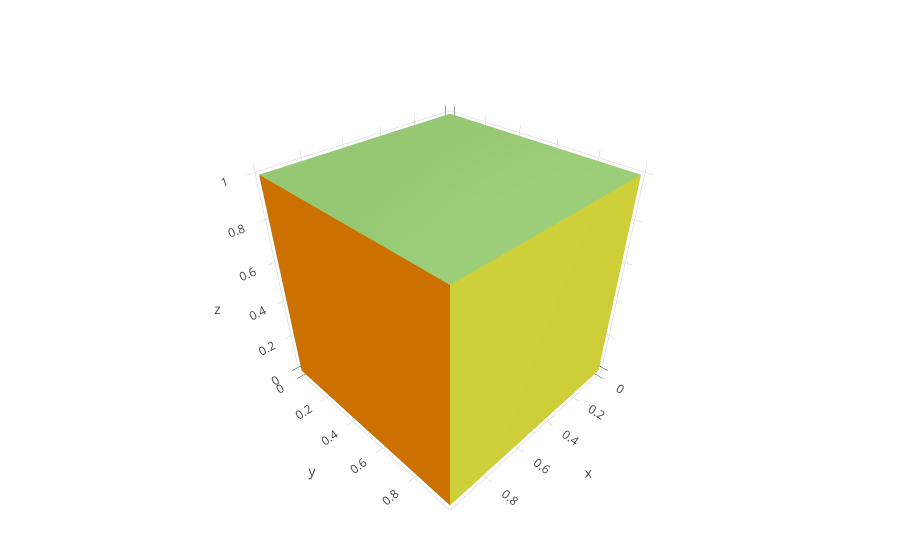

Write notebook code for a chart like this one.
### Code cell
trisurf()

### Figure 1 — Plotly figure (JSON) as saved in the notebook; plotly's stock layout.template omitted (floating-point values rounded to 4 significant figures)
{"data": [{"facecolor": ["rgb(50, 200, 200)", "rgb(50, 200, 200)", "rgb(100, 200, 255)", "rgb(100, 200, 255)", "rgb(150, 200, 115)", "rgb(150, 200, 115)", "rgb(200, 200, 50)", "rgb(200, 200, 50)", "rgb(230, 200, 10)", "rgb(230, 200, 10)", "rgb(255, 140, 0)", "rgb(255, 140, 0)"], "i": [7, 0, 0, 0, 4, 4, 2, 6, 4, 0, 3, 7], "j": [3, 4, 1, 2, 5, 6, 5, 5, 0, 1, 2, 2], "k": [0, 7, 2, 3, 6, 7, 1, 2, 5, 5, 7, 6], "type": "mesh3d", "x": [0, 0, 1, 1, 0, 0, 1, 1], "y": [0, 1, 1, 0, 0, 1, 1, 0], "z": [0, 0, 0, 0, 1, 1, 1, 1]}], "layout": {"margin": {"b": 50, "l": 50, "r": 50, "t": 60}}}
